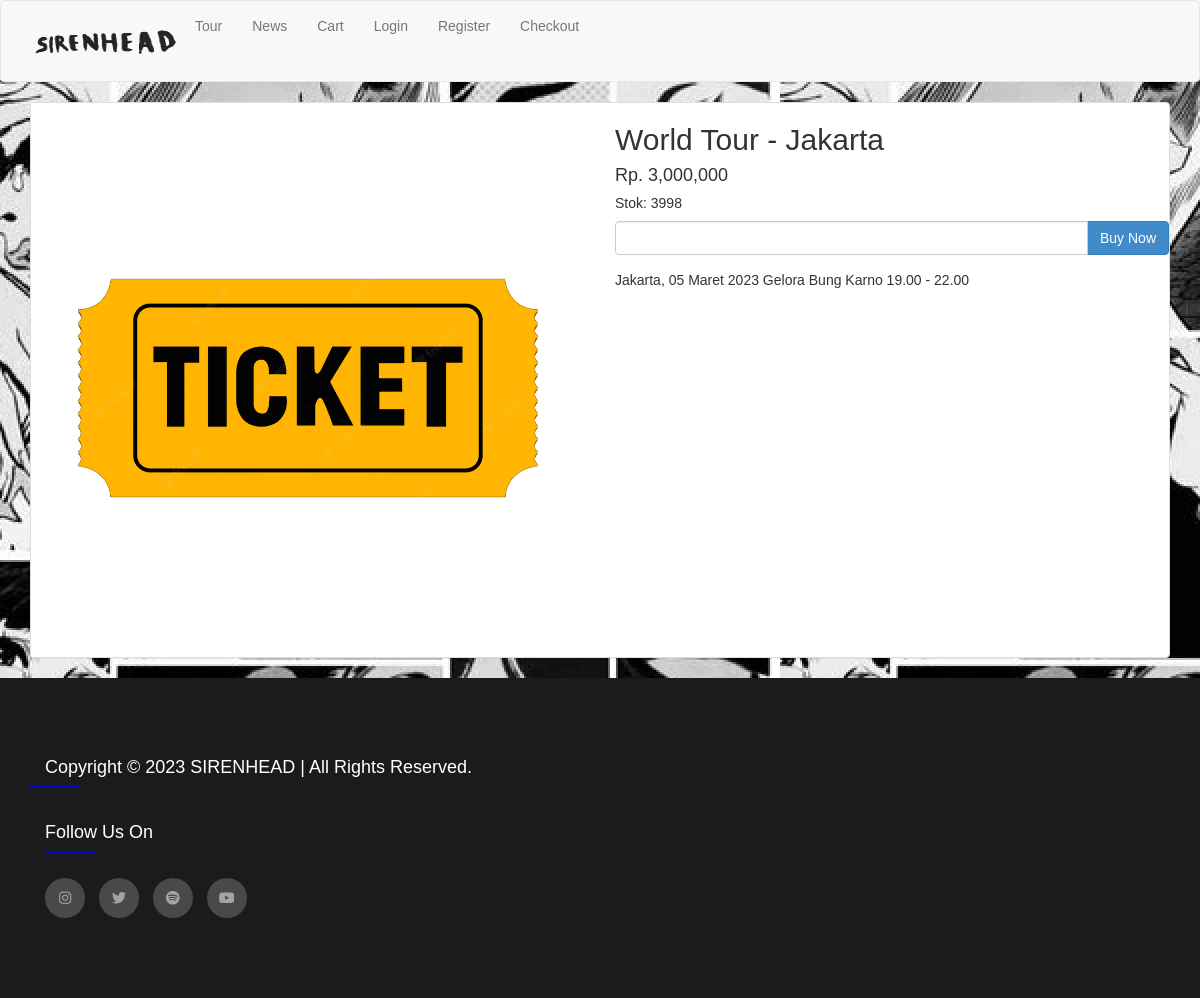
The app's page /detail.php?id=44 with its own data.
### tables this page shows
CREATE TABLE `produk` (
  `id_token` int(11) NOT NULL,
  `nama_tiket` varchar(100) NOT NULL,
  `harga_tiket` int(11) NOT NULL,
  `foto_tiket` varchar(100) NOT NULL,
  `deskripsi_tiket` text NOT NULL,
  `stok_tiket` int(5) NOT NULL
);

### detail.php (the view, shortened to what this page needs)
<?php include 'koneksi.php'; ?>
<?php
$id_token = $_GET["id"];
$ambil = $koneksi->query("SELECT * FROM produk WHERE id_token='$id_token'");
$detail = $ambil->fetch_assoc();
?>
<!DOCTYPE html>
<html>
<head>
	<link rel="stylesheet" href="admin/assets/css/bootstrap.css">
</head>
<body background="foto/back.jpg">
<?php include 'menu.php'; ?>
<section class="kontent">
	<div class="container">
		<div class="panel panel-default">
		<div class="row">
			<div class="col-md-6">
				<img src="foto_produk/<?php echo $detail["foto_tiket"]; ?>" alt="" class="img-responsive">
			</div>
			<div class="col-md-6">
				<div class="form-group">
				<h2 style="background-color: white;"><?php echo $detail["nama_tiket"] ?></h2>
				<h4 style="background-color: white;">Rp. <?php echo number_format($detail["harga_tiket"]); ?></h4>
				<h5 style="background-color: white;">Stok: <?php echo $detail['stok_tiket'] ?></h5>
				<form method="post">
					<div class="form-group">
						<div class="input-group">
							<input type="number" min="1" class="form-control" name="jumlah" max="<?php echo $detail['stok_produk'] ?>">
							<div class="input-group-btn">
								<button class="btn btn-primary" name="beli">Buy Now</button>
							</div>
						</div>
					</div>
				</form>
				<p style="background-color: white;"><?php echo $detail["deskripsi_tiket"]; ?></p>
				</div>
			</div>
		</div>
	</div>
</section>
<?php include 'footer.php' ?>
</body>
</html>

### user/style.css (style rules this page uses)
body { line-height: 1.5; font-family: "Poppins", sans-serif; }
* { margin: 0; padding: 0; box-sizing: border-box; }
.container { max-width: 1170px; margin: auto; }
.row { display: flex; flex-wrap: wrap; }

### records on screen
produk: foto_tiket (picture), nama_tiket "World Tour - Jakarta", harga_tiket "3,000,000", stok_tiket "3998", deskripsi_tiket "Jakarta, 05 Maret 2023 Gelora Bung Karno 19.00 - 22.00"
